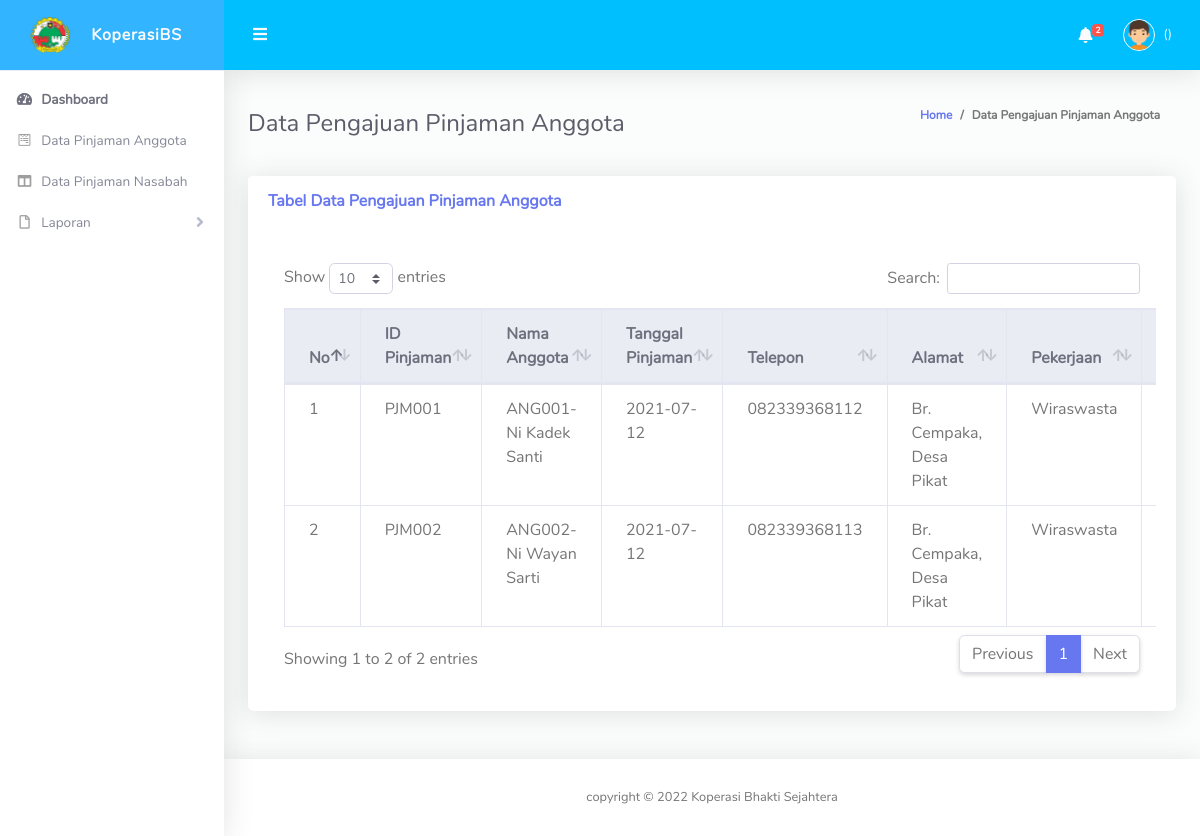
/dashboard_kk.php?p=data_pinjaman_anggota, run on the app's committed database.
### tables this page shows
CREATE TABLE `tbl_pinjaman_anggota` (
  `id_pinjaman` varchar(50) NOT NULL,
  `id_anggota` varchar(50) NOT NULL,
  `periode` varchar(50) NOT NULL,
  `tahun` varchar(50) NOT NULL,
  `tgl_pinjaman` varchar(50) NOT NULL,
  `no_telepon` varchar(50) NOT NULL,
  `alamat` varchar(50) NOT NULL,
  `pekerjaan` varchar(50) NOT NULL,
  `status_peminjam` varchar(50) NOT NULL,
  `jenis_jaminan` varchar(50) NOT NULL,
  `jenis_bunga` varchar(50) NOT NULL,
  `bunga` varchar(50) NOT NULL,
  `jangka_waktu` varchar(50) NOT NULL,
  `angsuran_k` varchar(50) NOT NULL,
  `jumlah_pinjaman` int(11) NOT NULL,
  `status_pinjaman` varchar(50) NOT NULL,
  `status` varchar(50) NOT NULL
);

CREATE TABLE `tbl_anggota` (
  `id_anggota` varchar(50) NOT NULL,
  `nama_anggota` varchar(50) NOT NULL,
  `no_identitas` varchar(50) NOT NULL,
  `jk` varchar(50) NOT NULL,
  `tgl_lahir` varchar(50) NOT NULL,
  `tgl_pengajuan` varchar(50) NOT NULL,
  `alamat` varchar(50) NOT NULL,
  `no_tlpn` varchar(50) NOT NULL,
  `status` varchar(50) NOT NULL,
  `pekerjaan` varchar(50) NOT NULL,
  `status_tbngan_awal` varchar(50) NOT NULL,
  `status_simpanan_awal` varchar(50) NOT NULL
);

### Ketua Koperasi/data_pinjaman_anggota.php (the view, shortened to what this page needs)
<div class="container-fluid" id="container-wrapper">
  <div class="d-sm-flex align-items-center justify-content-between mb-4">
    <h2 class="h4 mb-0 text-gray-800">Data Pengajuan Pinjaman Anggota</h2>
    <ol class="breadcrumb">
      <li class="breadcrumb-item"><a href="#">Home</a></li>
      <li class="breadcrumb-item active" aria-current="page">Data Pengajuan Pinjaman Anggota</li>
    </ol>
  </div>
  <div class="row mb-12">
    <div class="col-xl-12 col-md-6 mb-4">
       <div class="card mb-4">
        <div class="card-header py-3 d-flex flex-row align-items-center justify-content-between">
          <h6 class="m-0 font-weight-bold text-primary">Tabel Data Pengajuan Pinjaman Anggota</h6>
        </div>
        <div class="card-body">
          <div class="table-responsive p-3">
          <table class="table align-items-center table-bordered" id="dataTableHover">
            <thead class="thead-light">
              <tr>
                <th>No</th>
                <th>ID Pinjaman</th>
                <th>Nama Anggota</th>
                <th>Tanggal Pinjaman</th>
                <th>Telepon</th>
                <th>Alamat</th>
                <th>Pekerjaan</th>
                <th>Status Peminjam</th>
              </tr>
            </thead>
            <tbody>
              <?php
              include"koneksi.php";
              $no=1;
              $query="SELECT*FROM tbl_pinjaman_anggota";
              $sql=mysqli_query($connect, $query);
              while($data=mysqli_fetch_array($sql)) {?>
              <tr>
                <td><?php echo $no;?></td>
                <td><?php echo $data['id_pinjaman'];?></td>
                <?php
                $query_anggota="SELECT*FROM tbl_anggota WHERE id_anggota='".$data['id_anggota']."'";
              $sql_anggota=mysqli_query($connect, $query_anggota);
              $data_anggota=mysqli_fetch_array($sql_anggota) ?>
                <td><?php echo $data['id_anggota'];?>-<?php echo $data_anggota['nama_anggota'];?>
                </td>
                <td><?php echo $data['tgl_pinjaman'];?></td>
                <td><?php echo $data['no_telepon'];?></td>
                <td><?php echo $data['alamat'];?></td>
                <td><?php echo $data['pekerjaan'];?></td>
                <td><?php echo $data['status_peminjam'];?></td>
              </tr>
              <?php $no++;}
              ?>
            </tbody>
          </table>
        </div>
        </div>
      </div>
    </div>
  </div>
</div>

### data on the page
tbl_pinjaman_anggota: id_pinjaman "PJM001", id_anggota "ANG001", id_anggota.nama_anggota "Ni Kadek Santi", tgl_pinjaman "2021-07-12", no_telepon "082339368112", alamat "Br. Cempaka, Desa Pikat", pekerjaan "Wiraswasta"
tbl_pinjaman_anggota: id_pinjaman "PJM002", id_anggota "ANG002", id_anggota.nama_anggota "Ni Wayan Sarti", tgl_pinjaman "2021-07-12", no_telepon "082339368113", alamat "Br. Cempaka, Desa Pikat", pekerjaan "Wiraswasta"

### other printed values
$count_x+$count_y "2"
